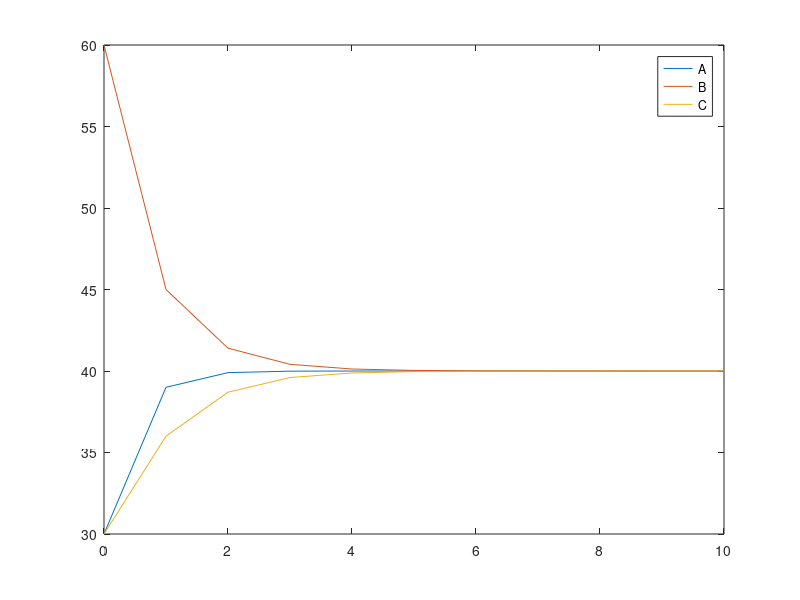

Write the MATLAB code that produced this figure.
%% Oppgave 1e) 
% Plotter grafen for antall biler i by A, B og C
n= (0:10)';
rn = 40*1.^n*[1 1 1] + 15*(0.3).^n*[0 1 -1] + 5*(0.1).^n*[-2 1 1];
plot(n,rn(:,1),n,rn(:,2),n,rn(:,3))
legend('A','B','C')